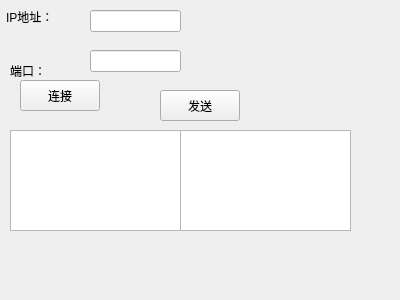
<?xml version="1.0" encoding="UTF-8"?>
<ui version="4.0">
 <class>Client</class>
 <widget class="QWidget" name="Client">
  <property name="geometry">
   <rect>
    <x>0</x>
    <y>0</y>
    <width>400</width>
    <height>300</height>
   </rect>
  </property>
  <property name="windowTitle">
   <string>Client</string>
  </property>
  <widget class="QLabel" name="label">
   <property name="geometry">
    <rect>
     <x>6</x>
     <y>6</y>
     <width>51</width>
     <height>21</height>
    </rect>
   </property>
   <property name="text">
    <string>IP地址：</string>
   </property>
  </widget>
  <widget class="QLabel" name="label_2">
   <property name="geometry">
    <rect>
     <x>10</x>
     <y>60</y>
     <width>41</width>
     <height>21</height>
    </rect>
   </property>
   <property name="text">
    <string>端口：</string>
   </property>
  </widget>
  <widget class="QLineEdit" name="lineEdit_IP">
   <property name="geometry">
    <rect>
     <x>90</x>
     <y>10</y>
     <width>91</width>
     <height>22</height>
    </rect>
   </property>
  </widget>
  <widget class="QLineEdit" name="lineEdit_Port">
   <property name="geometry">
    <rect>
     <x>90</x>
     <y>50</y>
     <width>91</width>
     <height>22</height>
    </rect>
   </property>
  </widget>
  <widget class="QPushButton" name="pushButton_Connect">
   <property name="geometry">
    <rect>
     <x>20</x>
     <y>80</y>
     <width>80</width>
     <height>31</height>
    </rect>
   </property>
   <property name="text">
    <string>连接</string>
   </property>
  </widget>
  <widget class="QPushButton" name="pushButton_Send">
   <property name="geometry">
    <rect>
     <x>160</x>
     <y>90</y>
     <width>80</width>
     <height>31</height>
    </rect>
   </property>
   <property name="text">
    <string>发送</string>
   </property>
  </widget>
  <widget class="QTextEdit" name="textEdit_Recv">
   <property name="geometry">
    <rect>
     <x>10</x>
     <y>130</y>
     <width>171</width>
     <height>101</height>
    </rect>
   </property>
  </widget>
  <widget class="QTextEdit" name="textEdit_Send">
   <property name="geometry">
    <rect>
     <x>180</x>
     <y>130</y>
     <width>171</width>
     <height>101</height>
    </rect>
   </property>
  </widget>
 </widget>
 <layoutdefault spacing="6" margin="11"/>
 <resources/>
 <connections/>
</ui>
